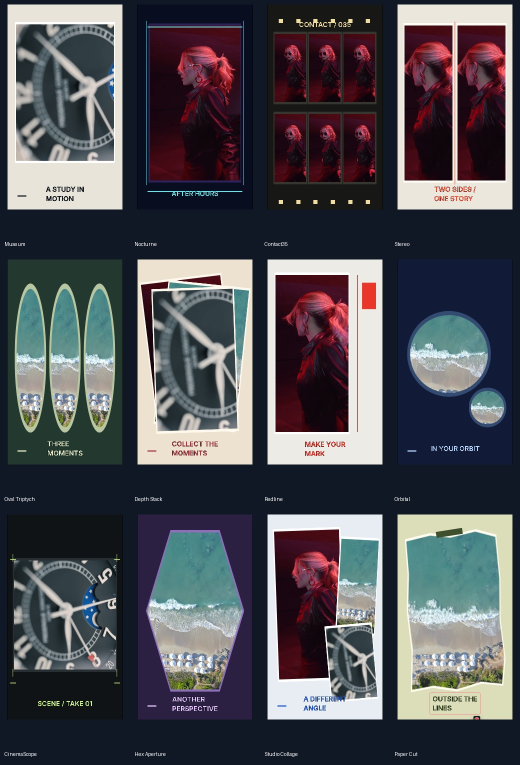
#> input picture reports/studio-original-frames-20261122/Settled original frame collection.jpg, 1040 x 1530 px (shown at 1/2 size)
$ python -i studio_watermark_cleanup.py   (imports and definitions only)
#> lines starting #> are read from the running program, lines starting #| are printed output that depends on the picture; after the words box and inside, x2 and y2 are one past the last pixel; in counts of white or black regions, pixels touching at a corner belong together
#> further down, picture is the input picture: shape (1530, 1040, 3); mean B, G, R 83.9, 77.7, 77.7
"""Shared Studio watermark settings for the final native picture filter chain."""
import asyncio
import math
MODES={'adaptive','tracked','moving','tiktok','manual','corners','standard','top_left','top_right','bottom_left','bottom_right','all'}

# [18 lines left out: function programme_cleanup_regions, not called in this run]

# [11 lines not run here, left out]

def badge_ink_mask(image):
    """Keep the narrow bright/coloured strokes, not the complete placement box."""
    import cv2
    import numpy as np
    value=image.max(axis=2)
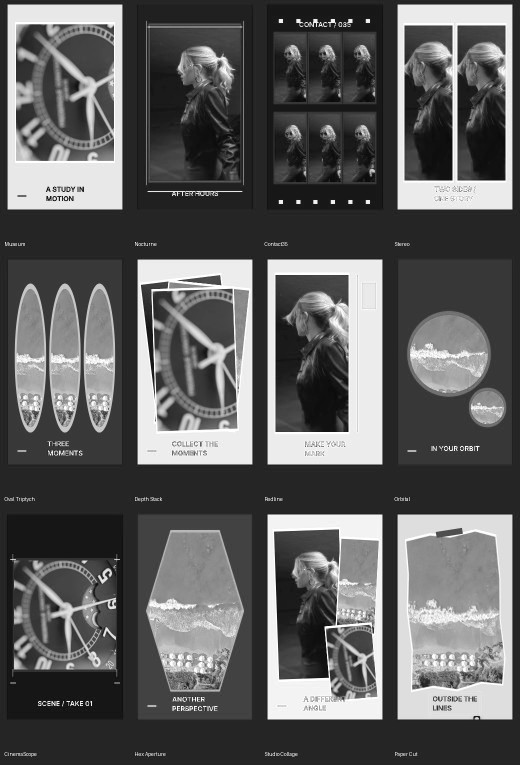
#> value: shape (1530, 1040) (shown at 1/2 size); min 2, max 255, mean 93.1
    high=cv2.morphologyEx(value,cv2.MORPH_TOPHAT,cv2.getStructuringElement(cv2.MORPH_ELLIPSE,(21,21)))
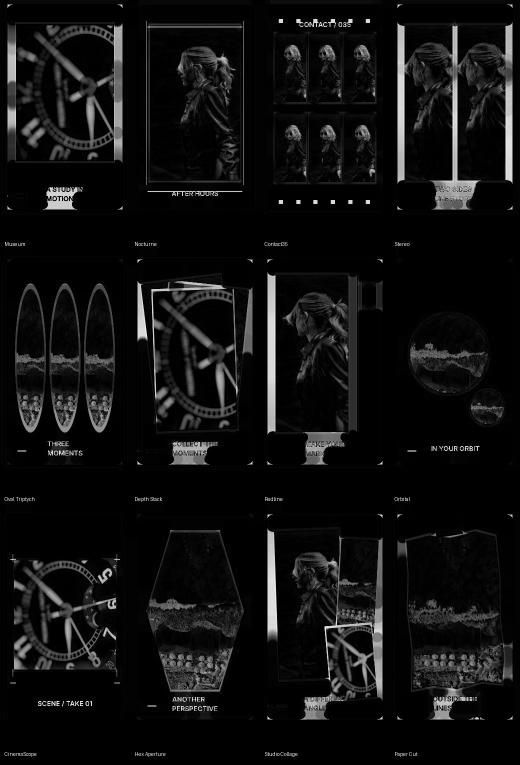
#> high: shape (1530, 1040) (shown at 1/2 size); min 0, max 244, mean 16.3
    core=((value>165)&(high>28)).astype('uint8')*255
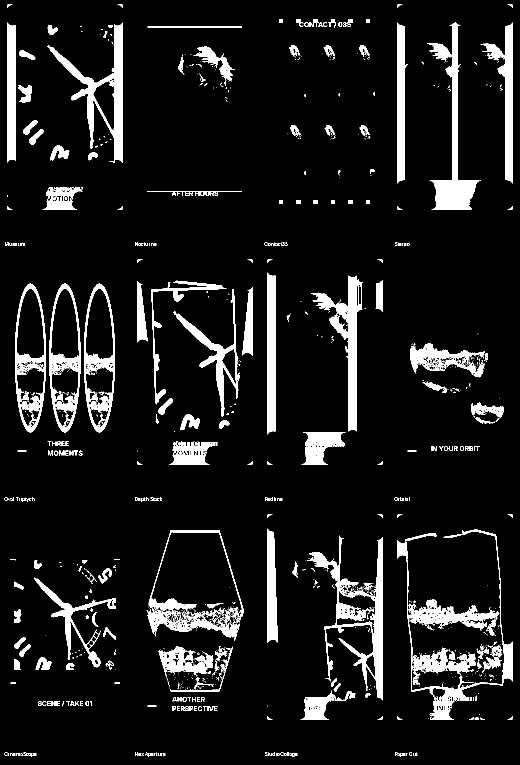
#> core: shape (1530, 1040) (shown at 1/2 size); 9.3% white; 1018 white regions (780 under 20 px), largest, box (x1, y1, x2, y2) and area: (614, 1071, 765, 1401) 10279, (795, 1059, 1025, 1439) 9105, (95, 45, 245, 326) 8593
    # Floor seams and frame edges may cross the box. Their long straight
    # strokes are picture structure, rather than lettering to remove.
    horizontal=cv2.morphologyEx(core,cv2.MORPH_OPEN,np.ones((1,31),np.uint8))
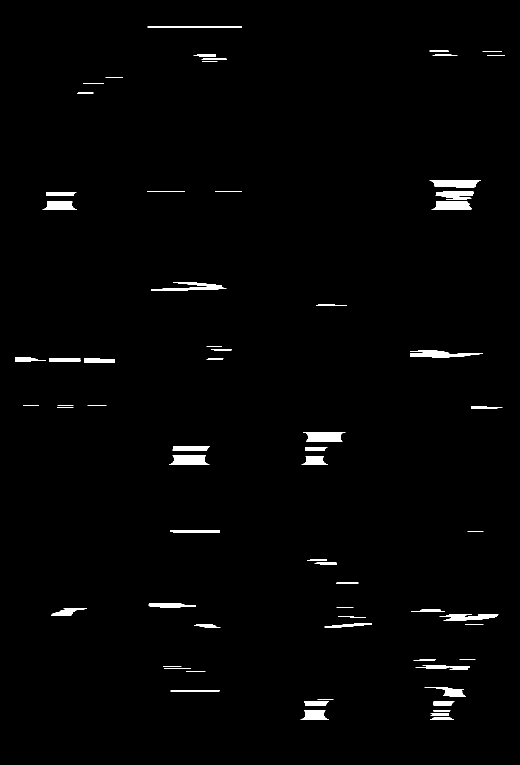
#> horizontal: shape (1530, 1040) (shown at 1/2 size); 1.3% white; 83 white regions, largest, box (x1, y1, x2, y2) and area: (606, 864, 691, 883) 1311, (338, 911, 419, 929) 1166, (820, 701, 966, 715) 1149
    vertical=cv2.morphologyEx(core,cv2.MORPH_OPEN,np.ones((31,1),np.uint8))
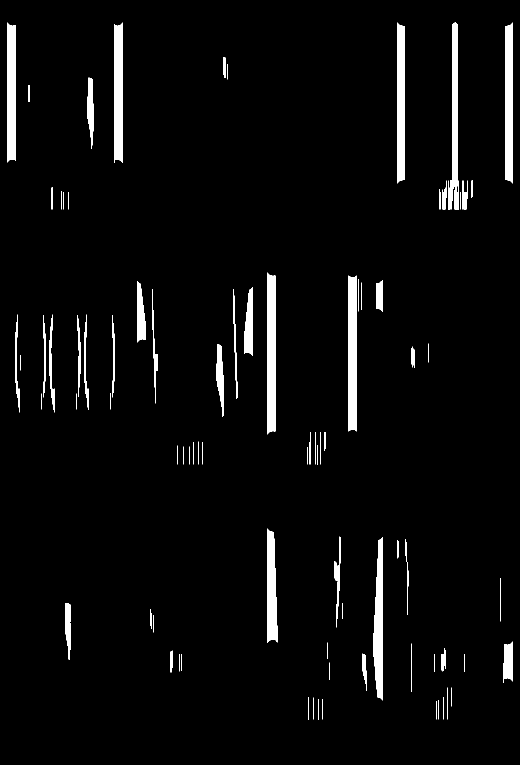
#> vertical: shape (1530, 1040) (shown at 1/2 size); 3.7% white; 100 white regions, largest, box (x1, y1, x2, y2) and area: (697, 551, 714, 863) 5228, (535, 545, 551, 869) 5022, (228, 45, 245, 326) 4616
    core=cv2.subtract(core,cv2.bitwise_or(horizontal,vertical))
#> core: shape (1530, 1040); 4.4% white; 1594 white regions (1127 under 20 px), largest, box (x1, y1, x2, y2) and area: (303, 1214, 450, 1273) 2561, (345, 1293, 427, 1344) 1867, (826, 714, 969, 755) 1705
    total,labels,stats,_=cv2.connectedComponentsWithStats(core)
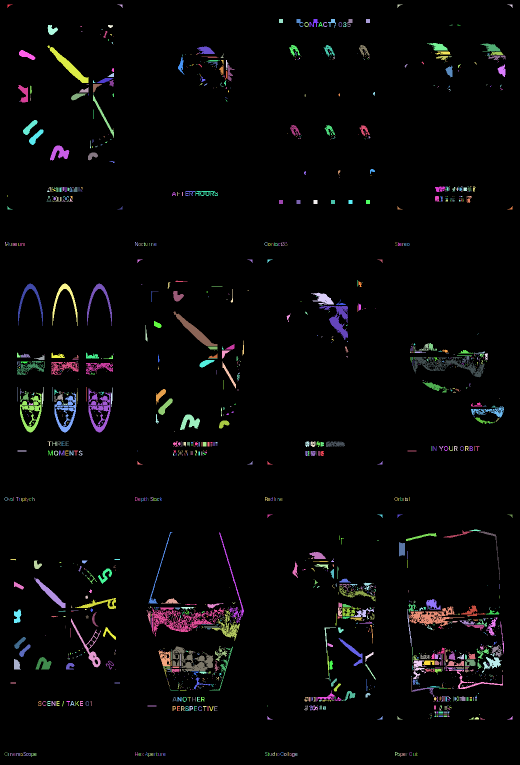
#> labels: shape (1530, 1040) int32 (shown at 1/2 size); 1595 distinct labels, from 0 to 1594; one colour per label, 0 black
#> total = 1595; stats = 1595 rows, first 6: [0, 0, 1040, 1530, 1521344], [15, 9, 10, 7, 27], [235, 9, 10, 7, 27], [795, 9, 10, 7, 27], [1015, 9, 10, 7, 27], [558, 38, 8, 8, 64]
    for label in range(1,total):
        if stats[label,0]==0:core[labels==label]=0
    if np.count_nonzero(core)<8:raise ValueError('No clear platform badge at the selected seed frame; choose a frame showing the badge')
    mask=cv2.dilate(core,cv2.getStructuringElement(cv2.MORPH_ELLIPSE,(9,9)))
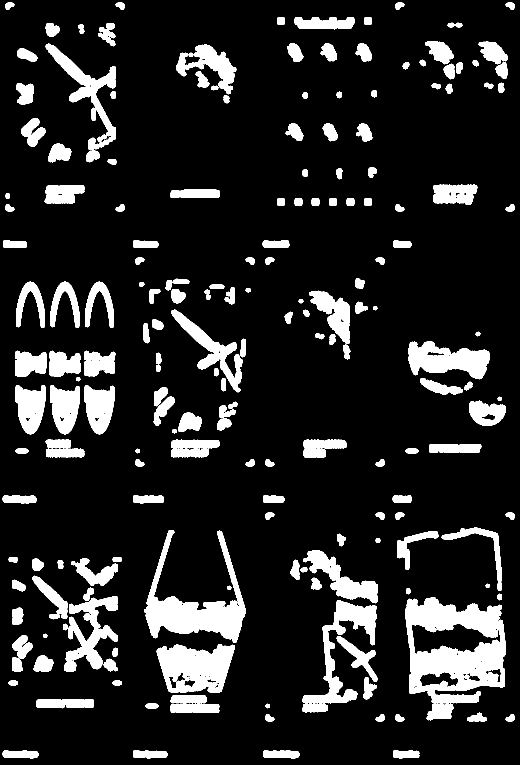
#> mask: shape (1530, 1040) (shown at 1/2 size); 14% white; 194 white regions, largest, box (x1, y1, x2, y2) and area: (811, 1194, 1012, 1441) 27071, (288, 1060, 492, 1286) 15219, (313, 1288, 470, 1385) 10809
    if np.count_nonzero(mask)>mask.size*.55:raise ValueError('Cleanup box contains too much bright picture detail; tighten the box around the badge')
    return core,mask,high

# [237 lines left out: functions retain_crossing_picture_lines, platform_icon_envelope, connected_colour_foreground, background_sample_exclusions, source_background_plate, fit_source_background and 1 more, not called in this run]

>>> import cv2
>>> picture = cv2.imread('../reports/studio-original-frames-20261122/Settled original frame collection.jpg')
>>> result = badge_ink_mask(picture)
